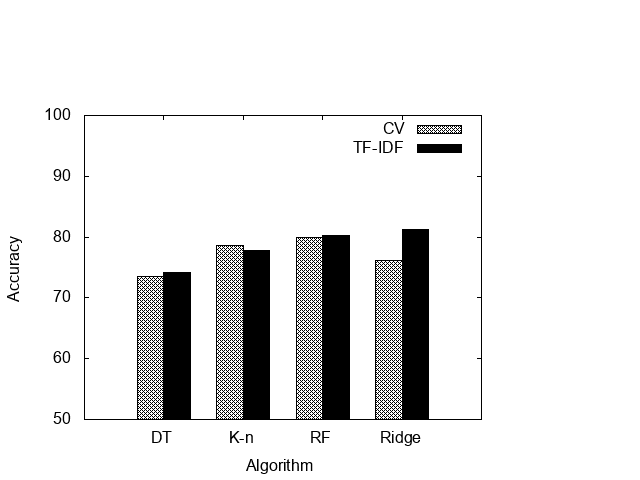

Write the gnuplot code that produced this figure.
reset
set terminal png
set output 'dual_box.png'
set style line 2 lc rgb 'black' lt 1 lw 1
set style data histogram
set yrange[50:100]
set xtics ('DT' 0, 'K-n' 1, 'RF' 2, 'Ridge' 3)
set boxwidth 1
set style histogram cluster gap 1
set xlabel 'Algorithm'
set ylabel 'Accuracy' 
set style fill pattern 2
#set nokey
set size 0.8, 0.8
plot 'dual_box.txt' using 2 title 'CV' ls 2, \
'' using 3 title 'TF-IDF' ls 2
